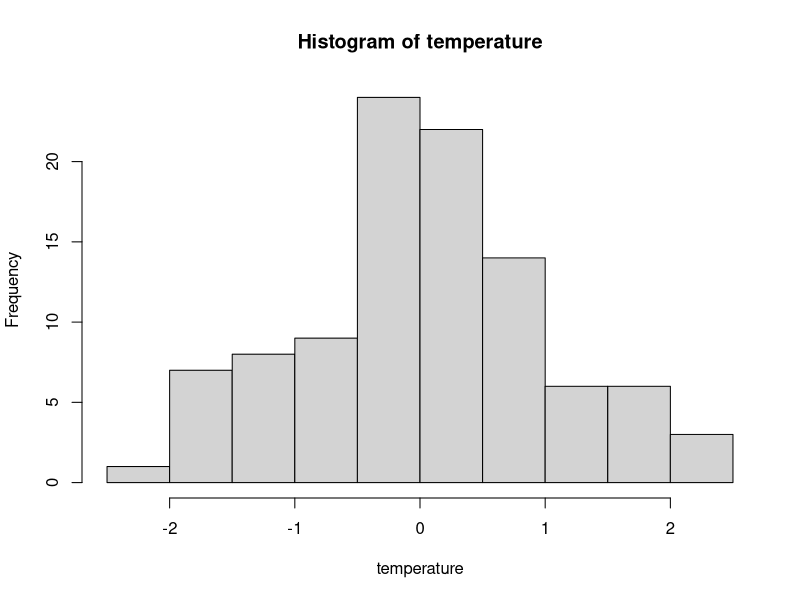
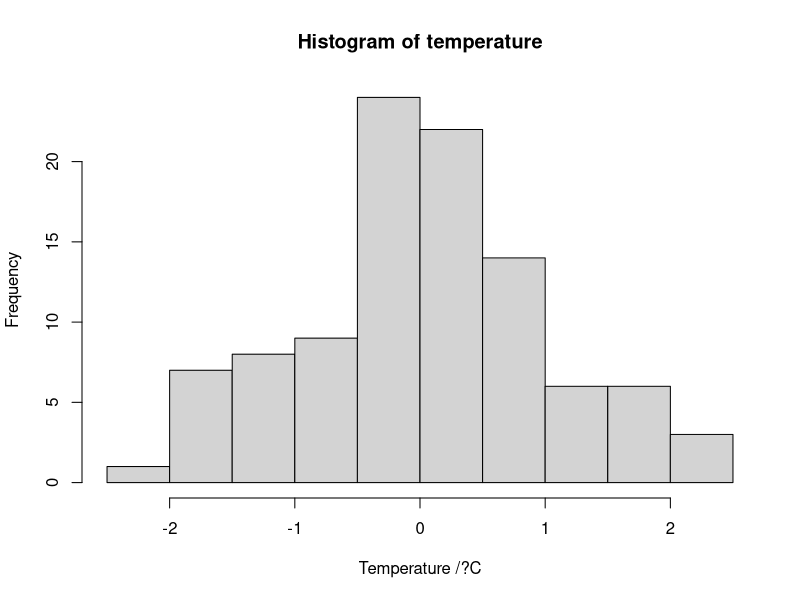
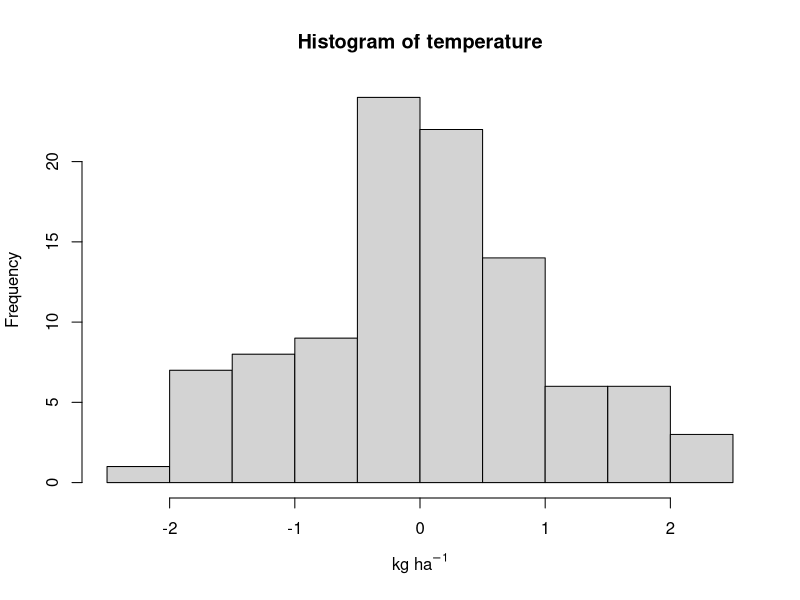
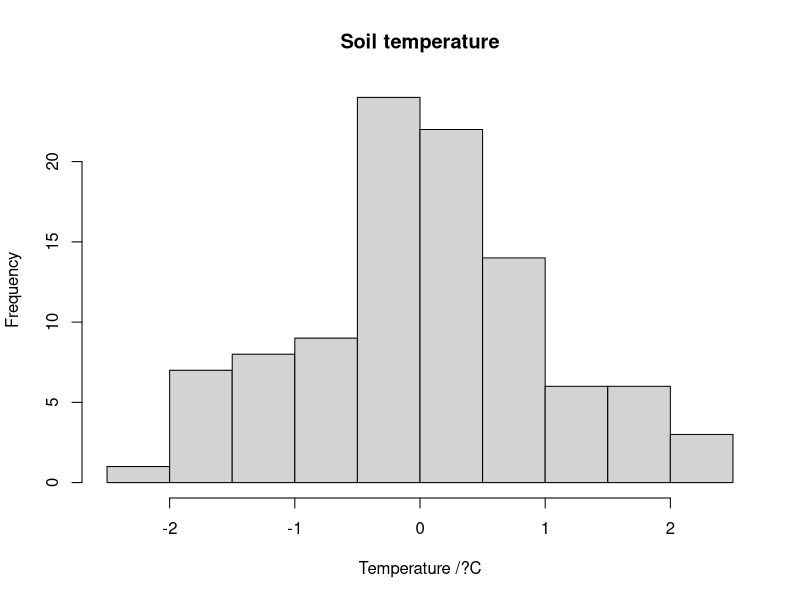
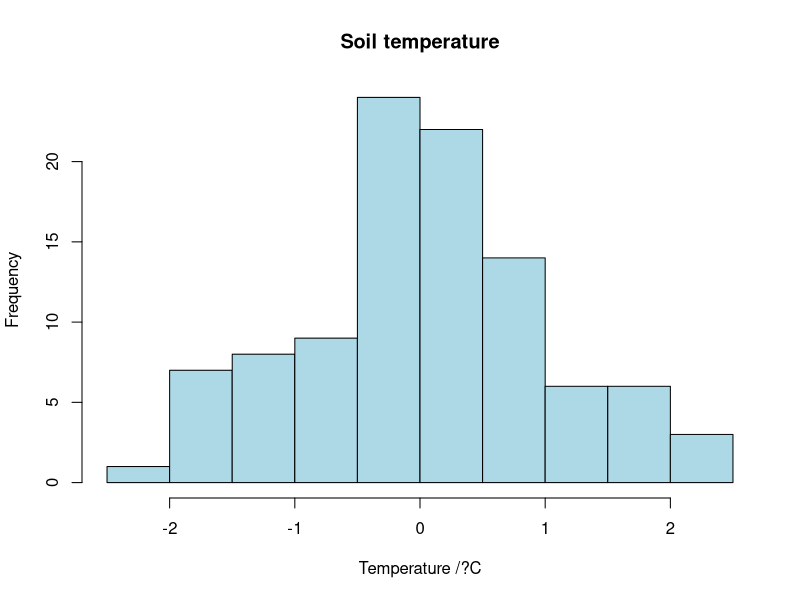
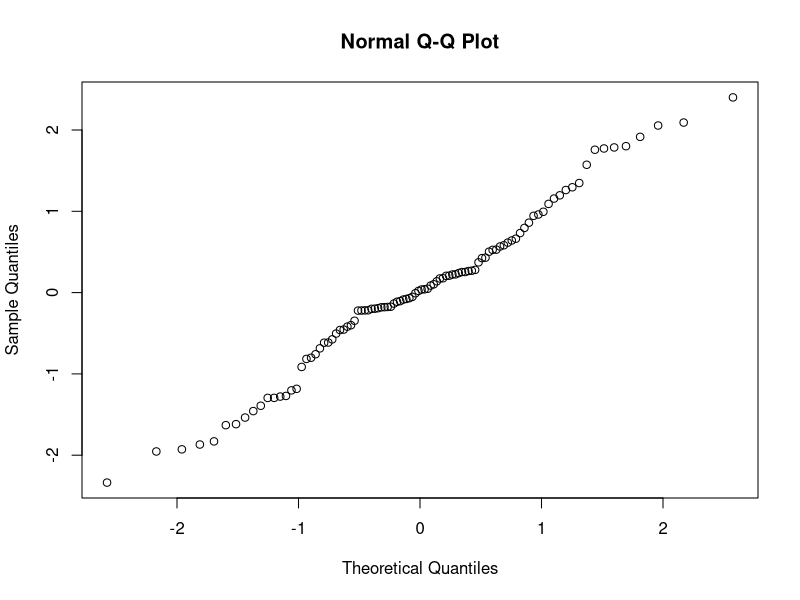
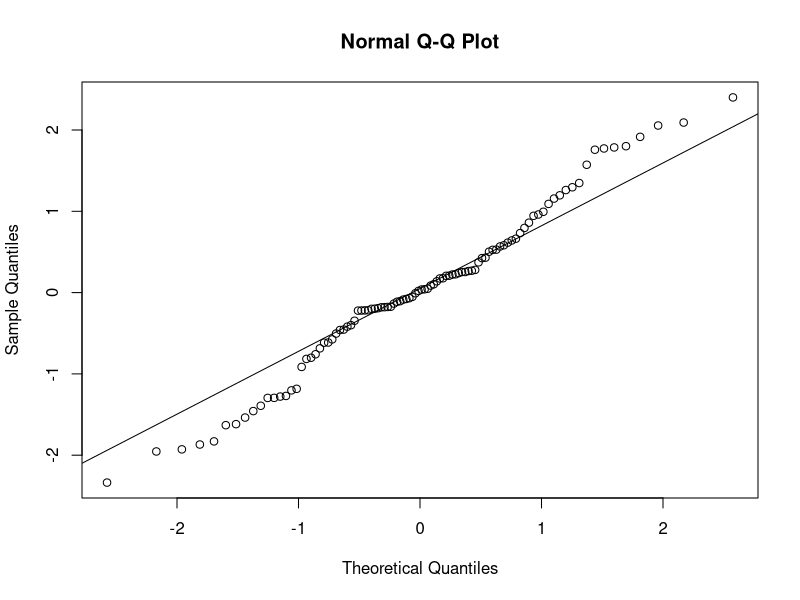
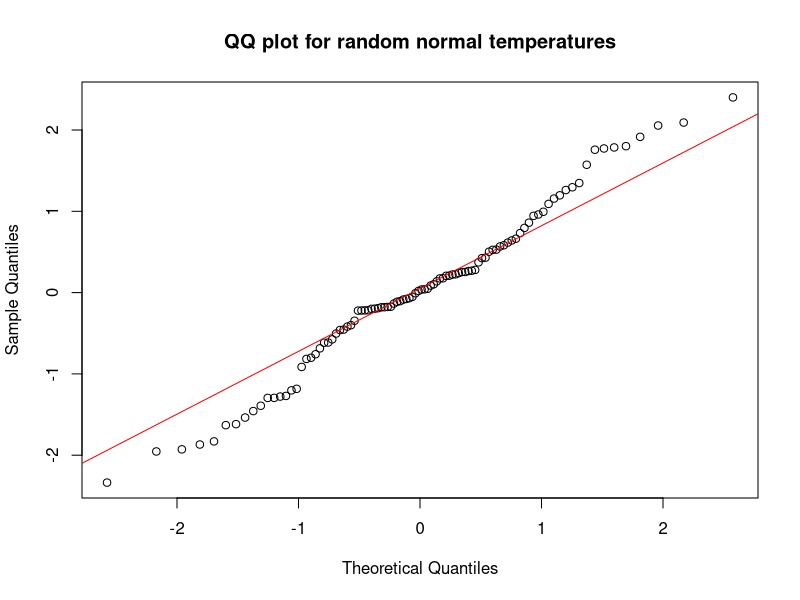

Source code (R) for these figures, in order:
## ---- chunk 1
# generates a vector of 100 numbers with mean 0 and standard deviation 1
temperature<-rnorm(100,mean=0,sd=1)   

# explore the data
print(temperature)

#we can use the hist() function to make a histogram of these data 
hist(temperature)
## ---- chunk 2
hist(temperature, xlab="Temperature /?C")  
## ---- chunk 3
hist(temperature, xlab=expression("kg ha"^-1)) 
## ---- chunk 4

hist(temperature, xlab="Temperature /?C", main="Soil temperature")
## ---- chunk 5
colors()
## ---- chunk 6
hist(temperature, 
xlab="Temperature /?C", 
main="Soil temperature", 
col="lightblue")
## ---- chunk 7
qqnorm(temperature)
## ---- chunk 8
qqnorm(temperature)
qqline(temperature)
## ---- chunk 9
qqnorm(temperature,main="QQ plot for random normal temperatures")
qqline(temperature, col="red")
## ---- chunk 10
boxplot(temperature)
## ---- chunk 11
boxplot(temperature, 
ylab="Temperature /?C", 
main="Soil temperature", 
col="lightblue")
## ---- chunk 12
site <- factor(rep(c("Liempe","Domboshava"),each=50))
## ---- chunk 13
boxplot(temperature ~ site )
## ---- chunk 14
Temperature_Data <- data.frame(site = site, 
temperature = temperature) 
## ---- chunk 15

boxplot(temperature~site, data = Temperature_Data)
## ---- chunk 16
boxplot(temperature~site, 
ylab="Temperature /?C", 
xlab="Sampling site", 
main="Soil temperature",
data = Temperature_Data)
## ---- chunk 17
barplot(c(3, 9, 5))
## ---- chunk 18
gender <- sample(c("F", "M"), size = 100, replace = TRUE)

print(gender)
## ---- chunk 19
genderCount <- table(gender)

print(genderCount)
## ---- chunk 20
barplot(genderCount)
## ---- chunk 21
barplot(genderCount, ylab="count", xlab="Gender",col="red",
main="Number of Females and Males")
## ---- chunk 22
ylim=c(0,70)
#

barplot(genderCount,ylim=c(0,70) ,ylab="count", xlab="Gender",
main="Number of Females and Males", col= "red")
## ---- chunk 23
Soil_type <- sample(c("Alfisol", "Oxisol","Vertisol"), 
size = 100, replace = TRUE)
## ---- chunk 24
days<-c(1,2,3,4,5,6,7)

temp<-c(25,28, 30,26,27, 28,26)

# We can plot these two variables to see how temperature varied for different days.

plot(days,temp)
## ---- chunk 25
plot(y=temp, x=days)
## ---- chunk 26
plot(y=temp, x=days,
# x axis label
xlab="day",
# y axis label
ylab="temp",
# title
main="Temperature variations on different days",
# y axis range
ylim=c(24,32),
# x axis range
xlim=c(1,7),
# color
col="red" )
## ---- chunk 27
names(iris)
## ---- chunk 28
iris[,"Sepal.Length"] # notice the subsetting!
## ---- chunk 29
hist(iris[,"Sepal.Length"])
## ---- chunk 30
plot(y=temp, x=days,xlab="day",
ylab="temp",
main="Temperature variations on different days",
ylim=c(24,32),
xlim=c(1,7),
col="red" ,
pch=17,
)
## ---- chunk 31
plot(y=temp, x=days,xlab="day",
ylab="temp",
main="Temperature variations on different days",
ylim=c(24,32),
xlim=c(1,7),
col="red" ,
pch=23,
bg="blue"
)
## ---- chunk 32
plot(y=temp, x=days,xlab="day",
ylab="temp",
main="Temperature variations on different days",
ylim=c(24,32),
xlim=c(1,7),
col="red" ,
pch=23,
bg="blue",
cex=2
)
## ---- chunk 33
plot(y=temp, x=days,type="l")
## ---- chunk 34
soil_temp<-rnorm(90,20,1)
soil_moisture<-rnorm(90,12,2)
site<-rep(c("liempe","chitedze","domboshava"),30)
data_temp <- data.frame (soil_temp,soil_moisture,site)

head(data_temp)
## ---- chunk 35
# extract liempe data
liempe_data<-data_temp[data_temp$site=="liempe",]
# extract chitedze data
chitedze_data<-data_temp[data_temp$site=="chitedze",]
# extract dombashawa data
domboshava_data<-data_temp[data_temp$site=="domboshava",]
## ---- chunk 36
plot(data_temp$soil_moisture,data_temp$soil_temp,xlab="Soil moisture",
ylab="Soil temperature", xlim=c(8,20) ,type="n")

# Now, add the point from different sites giving them different shapes and color
points(liempe_data$soil_moisture,liempe_data$soil_temp, pch=15, col="red")
points(chitedze_data$soil_moisture,chitedze_data$soil_temp, pch=16, col="green")
points(domboshava_data$soil_moisture,domboshava_data$soil_temp, pch=17, col="blue")
## ---- chunk 37
plot(data_temp$soil_moisture,data_temp$soil_temp,xlab="Soil moisture",
ylab="Soil temperature", xlim=c(8,20) ,type="n")

points(liempe_data$soil_moisture,liempe_data$soil_temp, pch=15, col="red")
points(chitedze_data$soil_moisture,chitedze_data$soil_temp, pch=16, col="green")
points(domboshava_data$soil_moisture,domboshava_data$soil_temp, pch=17, col="blue")

legend("topright", legend = c("Liempe", "Chitedze","Domboshava" ),
pch = c(15,16, 17), col = c("red", "green","blue" ))

## ---- chunk 38

plot(data_temp$soil_moisture,data_temp$soil_temp,xlab="Soil moisture",
ylab="Soil temperature", xlim=c(8,20) ,type="n")

points(liempe_data$soil_moisture,liempe_data$soil_temp, pch=15, col="red")
points(chitedze_data$soil_moisture,chitedze_data$soil_temp, pch=16, col="green")
points(domboshava_data$soil_moisture,domboshava_data$soil_temp, pch=17, col="blue")


legend(16,20, legend = c("Liempe", "Chitedze","Domboshawa" ),
pch = c(15,16, 17), col = c("red", "green","blue" ))

## ---- chunk 39
par(mfrow = c(2, 2))
## ---- chunk 40
par(mfrow = c(2, 2))

x <- rnorm(100)
hist(x)
boxplot(x)
qqnorm(x)
plot(x)

## ---- chunk 41
par(mfrow = c(1, 1))
## ---- chunk 42
par(mar=c(5,5,3,3))  
## ---- chunk 43
par(mfrow=c(2,2)) 
par(mar=c(5,5,3,3))

x <- rnorm(100)
hist(x)
boxplot(x)
qqnorm(x)
plot(x)
## ---- chunk 44
mat <- rbind(1, 2:4)
## ---- chunk 45
x <- rnorm(100)

layout(mat)

hist(x)
boxplot(x)
qqnorm(x)
plot(x)
